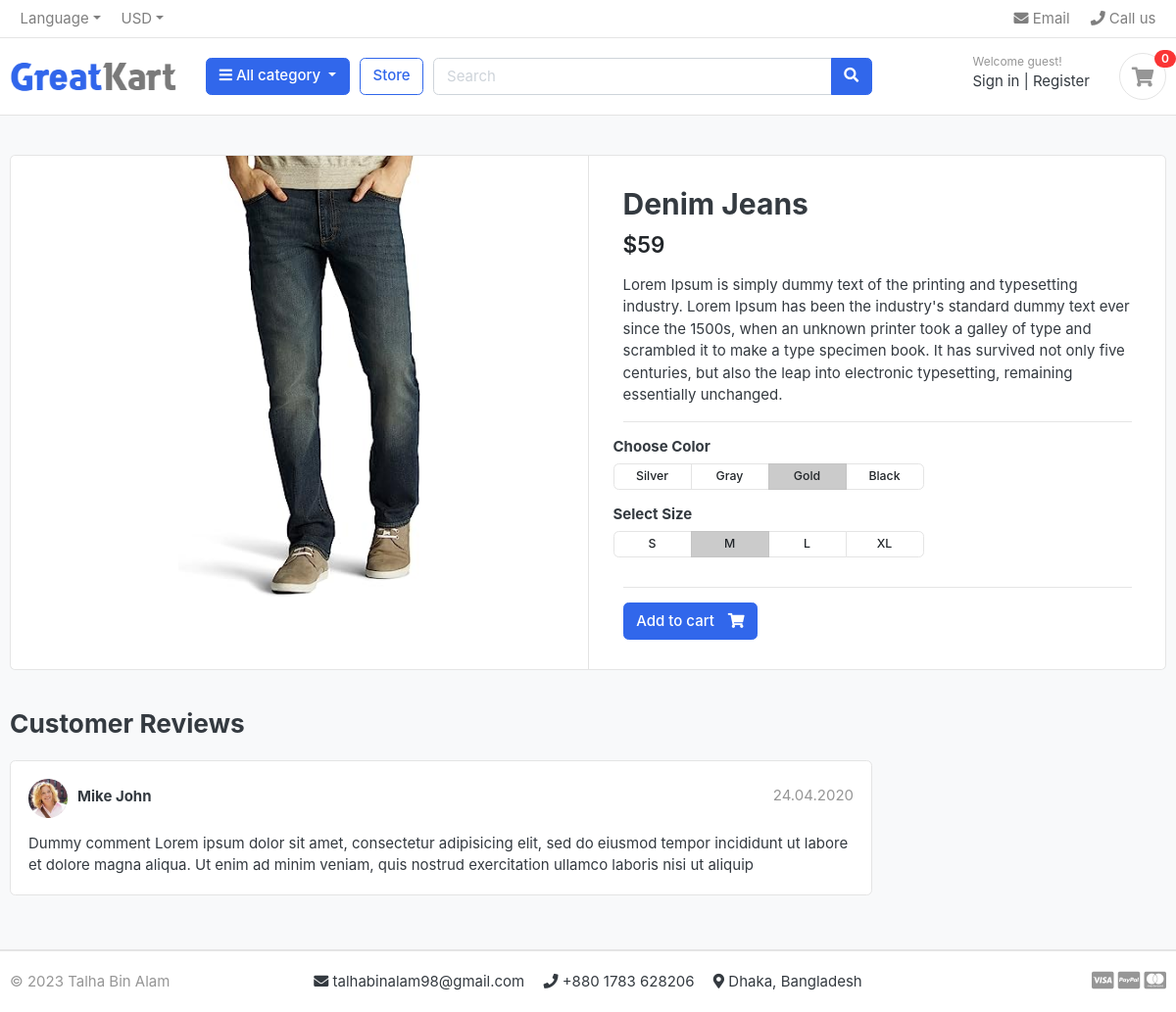
The page /store/category/jeans/denim-jeans/ on the database as committed earlier.
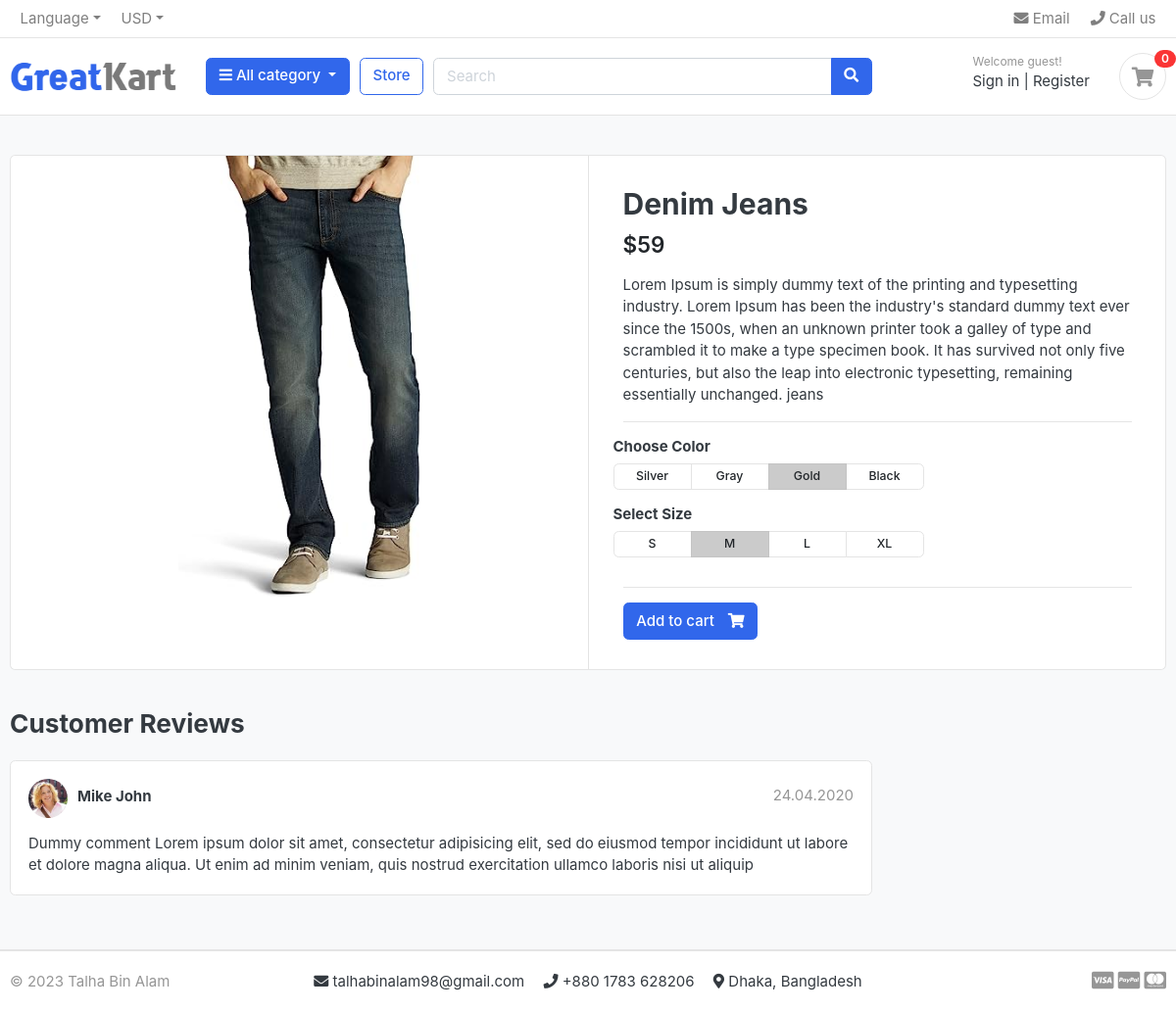
The same page on the database as committed later.
### store/models.py (models this page shows, shortened)
class Product(models.Model):
    product_name = models.CharField(max_length=200, unique=True)
    slug = models.SlugField(max_length=200, unique=True)
    description = models.TextField(max_length=500, blank=True)
    price = models.IntegerField()
    images = models.ImageField(upload_to='photos/products')
    stock = models.IntegerField()
    is_available = models.BooleanField(default=True)
    category = models.ForeignKey(Category, on_delete=models.CASCADE)
    created_date = models.DateTimeField(auto_now_add=True)
    modified_date = models.DateTimeField(auto_now_add=True)

### store/views.py (the view)
# urls.py: path('category/<slug:category_slug>/<slug:product_slug>/', views.product_detail, name='product_detail'),
def product_detail(request, category_slug, product_slug):
    try:
        product = Product.objects.get(category__slug=category_slug, slug=product_slug)
        in_cart = CartItem.objects.filter(cart__cart_id=_cart_id(request), product=product).exists()
    except Exception as e:
        raise e
    context = {
        'product': product,
        'in_cart': in_cart,
    }
    return render(request, 'store/product_detail.html', context)

### carts/context_processors.py (called while the page is built)
def counter(request):
    cart_count = 0
    if 'admin' in request.path:
        return {}
    else:
        try:
            cart = Cart.objects.filter(cart_id=_cart_id(request))
            cart_items = CartItem.objects.all().filter(cart=cart[:1])
            for cart_item in cart_items:
                cart_count += cart_item.quantity
        except Cart.DoesNotExist:
            cart_item = 0
    return dict(cart_count=cart_count)

### carts/views.py (called while the page is built)
def _cart_id(request):
    cart = request.session.session_key
    if not cart:
        cart = request.session.create()
    return cart

### category/context_processors.py (called while the page is built)
def menu_links(request):
    links = Category.objects.all()
    return dict(links=links)

### category/models.py (called while the page is built)
    def get_url(self):
        return reverse('products_by_category', args=[self.slug])

### templates/store/product_detail.html
{% extends 'base.html' %}
{% load static %}
{% block content %}
<section class="section-content padding-y bg">
    <div class="container">
    <div class="card">
        <div class="row no-gutters">
            <aside class="col-md-6">
    <article class="gallery-wrap">
        <div class="img-big-wrap">
           <a href="#"><img src="{{product.images.url}}"></a>
        </div>
    </article>
            </aside>
            <main class="col-md-6 border-left">
    <article class="content-body">
    <h2 class="title">{{product.product_name}}</h2>
    <div class="mb-3">
        <var class="price h4">${{product.price}}</var>
    </div>
    <p>{{product.description}}</p>
    <hr>
        <div class="row">
            <div class="item-option-select">
                <h6>Choose Color</h6>
                <div class="btn-group btn-group-sm btn-group-toggle" data-toggle="buttons">
                  <label class="btn btn-light">
                    <input type="radio" name="radio_color"> Silver
                  </label>
                  <label class="btn btn-light">
                    <input type="radio" name="radio_color" > Gray
                  </label>
                  <label class="btn btn-light active">
                    <input type="radio" name="radio_color checked"> Gold
                  </label>
                  <label class="btn btn-light">
                    <input type="radio" name="radio_color"> Black
                  </label>
                </div>
            </div>
        </div>
        <div class="row">
            <div class="item-option-select">
                <h6>Select Size</h6>
                <div class="btn-group btn-group-sm btn-group-toggle" data-toggle="buttons">
                  <label class="btn btn-light">
                    <input type="radio" name="radio_color"> S
                  </label>
                  <label class="btn btn-light active">
                    <input type="radio" name="radio_color" checked> M
                  </label>
                  <label class="btn btn-light">
                    <input type="radio" name="radio_color"> L
                  </label>
                  <label class="btn btn-light">
                    <input type="radio" name="radio_color"> XL
                  </label>
                </div>
            </div>
        </div>
        <hr>
        {% if product.stock <= 0 %}
        <h5 class="text-danger">Out of Stock</h5>
        {% else %}
        {% if in_cart %}
        <a href="{% url 'cart' %}" class="btn  btn-success"> <span class="text">Added to Cart</span> <i class="fas fa-check"></i> </a>
        <a href="{% url 'cart' %}" class="btn  btn-outline-primary"> <span class="text">View Cart</span> <i class="fas fa-eye"></i> </a>
        {% else %}
        <a href="{% url 'add_cart' product.id %}" class="btn  btn-primary"> <span class="text">Add to cart</span> <i class="fas fa-shopping-cart"></i> </a>
        {% endif %}
        {% endif %}
    </article>
            </main>
        </div>
    </div>
    <br>
    <div class="row">
                <div class="col-md-9">
        <header class="section-heading">
            <h3>Customer Reviews </h3>
        </header>
        <article class="box mb-3">
            <div class="icontext w-100">
                <img src="{% static './images/avatars/avatar1.jpg' %}" class="img-xs icon rounded-circle">
                <div class="text">
                    <span class="date text-muted float-md-right">24.04.2020 </span>
                    <h6 class="mb-1">Mike John </h6>
                </div>
            </div>
            <div class="mt-3">
                <p>
                    Dummy comment Lorem ipsum dolor sit amet, consectetur adipisicing elit, sed do eiusmod
                    tempor incididunt ut labore et dolore magna aliqua. Ut enim ad minim veniam,
                    quis nostrud exercitation ullamco laboris nisi ut aliquip
                </p>
            </div>
        </article>
        </div>
    </div>
    </div>
    </section>
{% endblock content %}

Rows that differ between the two databases and show on the page:
changed Product "Denim Jeans": description "…typesetting, remaining essentially unchanged." → "…typesetting, remaining essentially unchanged. jeans"
